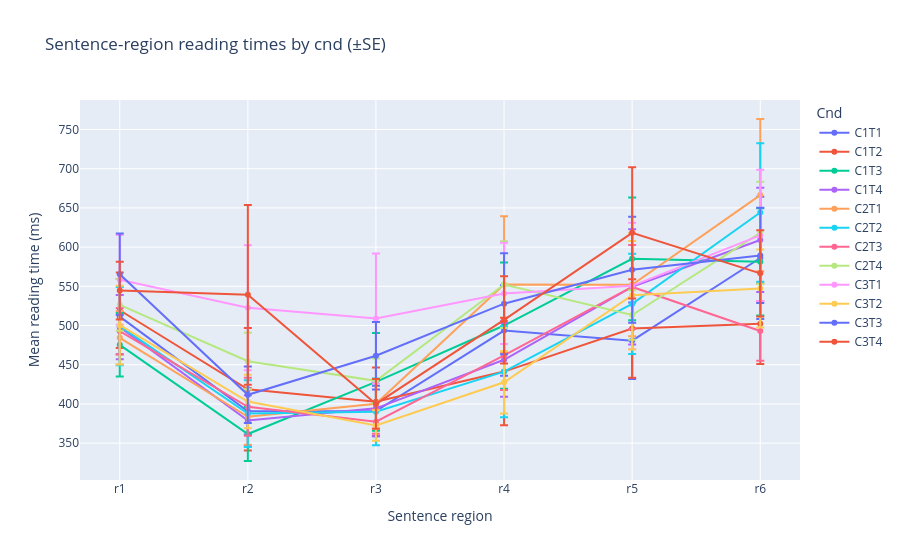
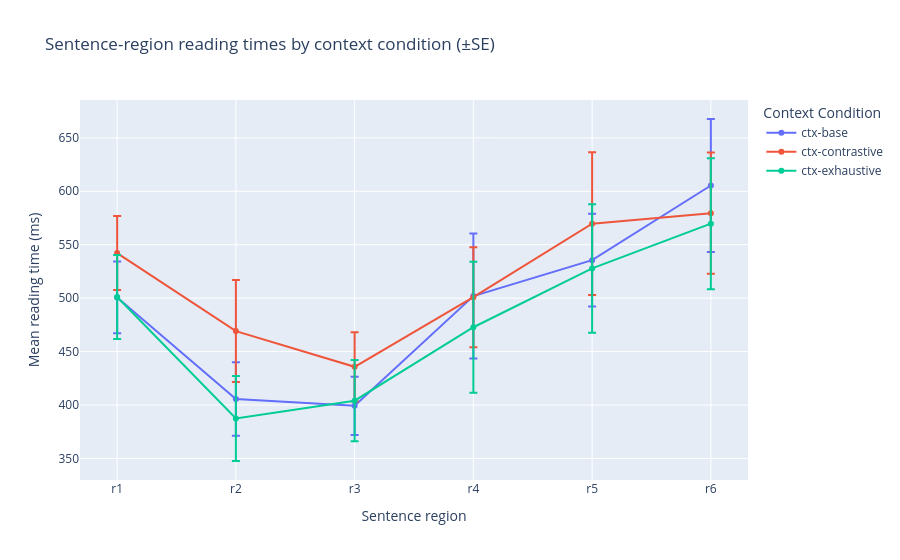
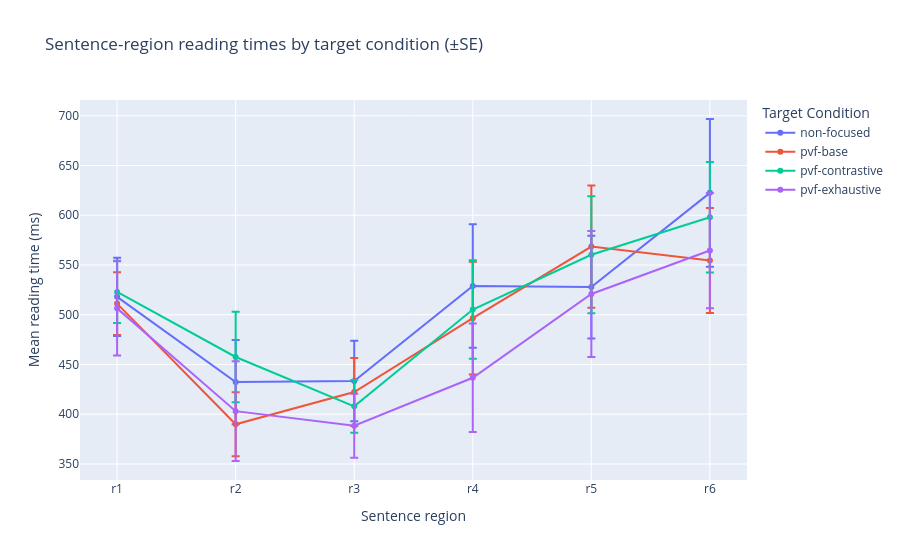
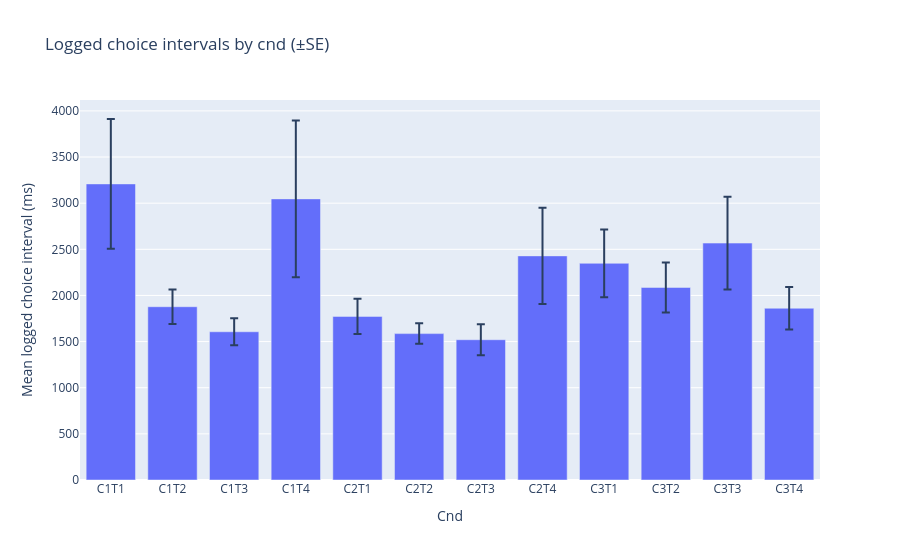

Notebook code for these charts, in order:
### Markdown cell above
### Reading-time and choice-interval plots
Each line shows the mean of per-submission means; the error bars default to SE across submissions. Set `ERROR_BAR = 'sd_ms'` to show SD instead. The choice measure is `interval_before_choice_ms`, the gap between the previous logged key and choice; it includes the 500 ms fixation and is not a true choice-image-onset reaction time.

### Code cell
import math
import plotly.express as px
import plotly.graph_objects as go
from plotly.subplots import make_subplots

ERROR_BAR = 'se_ms'  # Change to 'sd_ms' for standard-deviation bars.
condition_columns = ['cnd', 'context_condition', 'target_condition']
region_columns = [f'r{region}_ms' for region in range(1, 7)]
region_order = [f'r{region}' for region in range(1, 7)]

reading_long = plot_trials[
    ['session', 'participant', *condition_columns, *region_columns]
].melt(
    id_vars=['session', 'participant', *condition_columns],
    value_vars=region_columns,
    var_name='region', value_name='reading_time_ms'
).dropna(subset=['reading_time_ms'])
reading_long['region'] = reading_long['region'].str.replace('_ms', '', regex=False)

def summarize_across_submissions(data, group_columns, measure):
    per_submission = (
        data.groupby(['session', 'participant', *group_columns], dropna=False, observed=True)[measure]
        .mean().rename('submission_mean_ms').reset_index()
    )
    summary = (
        per_submission.groupby(group_columns, dropna=False, observed=True)
        .agg(mean_ms=('submission_mean_ms', 'mean'),
             sd_ms=('submission_mean_ms', 'std'),
             n_submissions=('session', 'nunique'))
        .reset_index()
    )
    summary['se_ms'] = summary['sd_ms'] / summary['n_submissions'].pow(0.5)
    return summary

if ERROR_BAR not in {'sd_ms', 'se_ms'}:
    raise ValueError("ERROR_BAR must be either 'sd_ms' or 'se_ms'")

reading_summaries = {}
for condition in condition_columns:
    summary = summarize_across_submissions(
        reading_long, [condition, 'region'], 'reading_time_ms'
    )
    reading_summaries[condition] = summary
    figure = px.line(
        summary, x='region', y='mean_ms', color=condition, markers=True,
        error_y=ERROR_BAR, category_orders={'region': region_order},
        hover_data={'sd_ms': ':.1f', 'se_ms': ':.1f', 'n_submissions': True},
        labels={'region': 'Sentence region', 'mean_ms': 'Mean reading time (ms)',
                condition: condition.replace('_', ' ').title()},
        title=f'Sentence-region reading times by {condition.replace("_", " ")} (±{ERROR_BAR[:2].upper()})'
    )
    figure.update_layout(hovermode='x unified')
    figure.show()

choice_summaries = {}
for condition in condition_columns:
    summary = summarize_across_submissions(
        plot_trials.dropna(subset=['choice_rt_ms']), [condition], 'choice_rt_ms'
    ).sort_values(condition, kind='stable')
    choice_summaries[condition] = summary
    figure = px.bar(
        summary, x=condition, y='mean_ms', error_y=ERROR_BAR,
        hover_data={'sd_ms': ':.1f', 'se_ms': ':.1f', 'n_submissions': True},
        labels={condition: condition.replace('_', ' ').title(),
                'mean_ms': 'Mean logged choice interval (ms)'},
        title=f'Logged choice intervals by {condition.replace("_", " ")} (±{ERROR_BAR[:2].upper()})'
    )
    figure.update_layout(hovermode='x unified')
    figure.show()

print('Reading-time and choice-interval summaries are available in reading_summaries and choice_summaries.')

### Figure 1 — Plotly figure (JSON) as saved in the notebook; plotly's stock layout.template omitted (floating-point values rounded to 4 significant figures)
{"data": [{"customdata": [[151.8, 48.0, 10.0], [93.45, 29.55, 10.0], [101.8, 32.18, 10.0], [182.5, 57.72, 10.0], [154.0, 48.7, 10.0], [246.6, 77.98, 10.0]], "error_y": {"array": [48.0, 29.55, 32.18, 57.72, 48.7, 77.98]}, "hovertemplate": "Cnd=C1T1<br>Sentence region=%{x}<br>Mean reading time (ms)=%{y}<br>sd_ms=%{customdata[0]:.1f}<br>se_ms=%{customdata[1]:.1f}<br>n_submissions=%{customdata[2]}<extra></extra>", "legendgroup": "C1T1", "line": {"color": "#636efa", "dash": "solid"}, "marker": {"symbol": "circle"}, "mode": "lines+markers", "name": "C1T1", "orientation": "v", "showlegend": true, "type": "scatter", "x": ["r1", "r2", "r3", "r4", "r5", "r6"], "xaxis": "x", "y": [511.4, 390.6, 390.9, 493.6, 480.6, 586.1], "yaxis": "y"}, {"customdata": [[152.4, 48.18, 10.0], [247.0, 78.12, 10.0], [138.2, 43.69, 10.0], [216.9, 68.58, 10.0], [198.6, 62.81, 10.0], [162.5, 51.4, 10.0]], "error_y": {"array": [48.18, 78.12, 43.69, 68.58, 62.81, 51.4]}, "hovertemplate": "Cnd=C1T2<br>Sentence region=%{x}<br>Mean reading time (ms)=%{y}<br>sd_ms=%{customdata[0]:.1f}<br>se_ms=%{customdata[1]:.1f}<br>n_submissions=%{customdata[2]}<extra></extra>", "legendgroup": "C1T2", "line": {"color": "#EF553B", "dash": "solid"}, "marker": {"symbol": "circle"}, "mode": "lines+markers", "name": "C1T2", "orientation": "v", "showlegend": true, "type": "scatter", "x": ["r1", "r2", "r3", "r4", "r5", "r6"], "xaxis": "x", "y": [519.5, 418.6, 402.8, 441.2, 496.3, 502.3], "yaxis": "y"}, {"customdata": [[128.2, 40.54, 10.0], [108.9, 34.43, 10.0], [197.0, 62.31, 10.0], [254.5, 80.48, 10.0], [247.5, 78.28, 10.0], [216.3, 68.4, 10.0]], "error_y": {"array": [40.54, 34.43, 62.31, 80.48, 78.28, 68.4]}, "hovertemplate": "Cnd=C1T3<br>Sentence region=%{x}<br>Mean reading time (ms)=%{y}<br>sd_ms=%{customdata[0]:.1f}<br>se_ms=%{customdata[1]:.1f}<br>n_submissions=%{customdata[2]}<extra></extra>", "legendgroup": "C1T3", "line": {"color": "#00cc96", "dash": "solid"}, "marker": {"symbol": "circle"}, "mode": "lines+markers", "name": "C1T3", "orientation": "v", "showlegend": true, "type": "scatter", "x": ["r1", "r2", "r3", "r4", "r5", "r6"], "xaxis": "x", "y": [475.4, 361.6, 428.1, 500.0, 585.1, 581.2], "yaxis": "y"}, {"customdata": [[129.8, 41.05, 10.0], [102.1, 32.28, 10.0], [112.7, 35.63, 10.0], [148.8, 47.05, 10.0], [232.1, 73.39, 10.0], [210.2, 66.48, 10.0]], "error_y": {"array": [41.05, 32.28, 35.63, 47.05, 73.39, 66.48]}, "hovertemplate": "Cnd=C1T4<br>Sentence region=%{x}<br>Mean reading time (ms)=%{y}<br>sd_ms=%{customdata[0]:.1f}<br>se_ms=%{customdata[1]:.1f}<br>n_submissions=%{customdata[2]}<extra></extra>", "legendgroup": "C1T4", "line": {"color": "#ab63fa", "dash": "solid"}, "marker": {"symbol": "circle"}, "mode": "lines+markers", "name": "C1T4", "orientation": "v", "showlegend": true, "type": "scatter", "x": ["r1", "r2", "r3", "r4", "r5", "r6"], "xaxis": "x", "y": [497.9, 378.9, 394.4, 456.3, 549.2, 609.1], "yaxis": "y"}, {"customdata": [[108.0, 34.15, 10.0], [113.0, 35.72, 10.0], [100.3, 31.71, 10.0], [275.2, 87.03, 10.0], [208.1, 65.79, 10.0], [306.9, 97.04, 10.0]], "error_y": {"array": [34.15, 35.72, 31.71, 87.03, 65.79, 97.04]}, "hovertemplate": "Cnd=C2T1<br>Sentence region=%{x}<br>Mean reading time (ms)=%{y}<br>sd_ms=%{customdata[0]:.1f}<br>se_ms=%{customdata[1]:.1f}<br>n_submissions=%{customdata[2]}<extra></extra>", "legendgroup": "C2T1", "line": {"color": "#FFA15A", "dash": "solid"}, "marker": {"symbol": "circle"}, "mode": "lines+markers", "name": "C2T1", "orientation": "v", "showlegend": true, "type": "scatter", "x": ["r1", "r2", "r3", "r4", "r5", "r6"], "xaxis": "x", "y": [484.3, 383.6, 400.3, 552.4, 552.0, 666.4], "yaxis": "y"}, {"customdata": [[157.3, 49.76, 10.0], [134.4, 42.52, 10.0], [134.6, 42.56, 10.0], [183.6, 58.07, 10.0], [202.1, 63.91, 10.0], [279.2, 88.29, 10.0]], "error_y": {"array": [49.76, 42.52, 42.56, 58.07, 63.91, 88.29]}, "hovertemplate": "Cnd=C2T2<br>Sentence region=%{x}<br>Mean reading time (ms)=%{y}<br>sd_ms=%{customdata[0]:.1f}<br>se_ms=%{customdata[1]:.1f}<br>n_submissions=%{customdata[2]}<extra></extra>", "legendgroup": "C2T2", "line": {"color": "#19d3f3", "dash": "solid"}, "marker": {"symbol": "circle"}, "mode": "lines+markers", "name": "C2T2", "orientation": "v", "showlegend": true, "type": "scatter", "x": ["r1", "r2", "r3", "r4", "r5", "r6"], "xaxis": "x", "y": [499.2, 387.6, 390.0, 441.1, 527.6, 644.1], "yaxis": "y"}, {"customdata": [[93.74, 29.64, 10.0], [116.6, 36.86, 10.0], [48.74, 15.41, 10.0], [139.1, 43.99, 10.0], [169.4, 53.56, 10.0], [120.2, 38.02, 10.0]], "error_y": {"array": [29.64, 36.86, 15.41, 43.99, 53.56, 38.02]}, "hovertemplate": "Cnd=C2T3<br>Sentence region=%{x}<br>Mean reading time (ms)=%{y}<br>sd_ms=%{customdata[0]:.1f}<br>se_ms=%{customdata[1]:.1f}<br>n_submissions=%{customdata[2]}<extra></extra>", "legendgroup": "C2T3", "line": {"color": "#FF6692", "dash": "solid"}, "marker": {"symbol": "circle"}, "mode": "lines+markers", "name": "C2T3", "orientation": "v", "showlegend": true, "type": "scatter", "x": ["r1", "r2", "r3", "r4", "r5", "r6"], "xaxis": "x", "y": [492.8, 396.4, 377.4, 461.9, 549.2, 492.9], "yaxis": "y"}, {"customdata": [[104.5, 33.05, 10.0], [114.4, 36.16, 10.0], [89.7, 28.37, 10.0], [175.1, 55.38, 10.0], [100.0, 31.62, 10.0], [205.8, 65.09, 10.0]], "error_y": {"array": [33.05, 36.16, 28.37, 55.38, 31.62, 65.09]}, "hovertemplate": "Cnd=C2T4<br>Sentence region=%{x}<br>Mean reading time (ms)=%{y}<br>sd_ms=%{customdata[0]:.1f}<br>se_ms=%{customdata[1]:.1f}<br>n_submissions=%{customdata[2]}<extra></extra>", "legendgroup": "C2T4", "line": {"color": "#B6E880", "dash": "solid"}, "marker": {"symbol": "circle"}, "mode": "lines+markers", "name": "C2T4", "orientation": "v", "showlegend": true, "type": "scatter", "x": ["r1", "r2", "r3", "r4", "r5", "r6"], "xaxis": "x", "y": [526.4, 454.5, 429.4, 552.2, 513.4, 618.2], "yaxis": "y"}, {"customdata": [[181.0, 57.23, 10.0], [252.1, 79.73, 10.0], [262.3, 82.95, 10.0], [204.4, 64.64, 10.0], [254.6, 80.51, 10.0], [265.0, 83.8, 10.0]], "error_y": {"array": [57.23, 79.73, 82.95, 64.64, 80.51, 83.8]}, "hovertemplate": "Cnd=C3T1<br>Sentence region=%{x}<br>Mean reading time (ms)=%{y}<br>sd_ms=%{customdata[0]:.1f}<br>se_ms=%{customdata[1]:.1f}<br>n_submissions=%{customdata[2]}<extra></extra>", "legendgroup": "C3T1", "line": {"color": "#FF97FF", "dash": "solid"}, "marker": {"symbol": "circle"}, "mode": "lines+markers", "name": "C3T1", "orientation": "v", "showlegend": true, "type": "scatter", "x": ["r1", "r2", "r3", "r4", "r5", "r6"], "xaxis": "x", "y": [558.4, 522.8, 508.9, 541.0, 550.6, 615.0], "yaxis": "y"}, {"customdata": [[158.6, 50.14, 10.0], [107.8, 34.1, 10.0], [61.14, 19.34, 10.0], [126.3, 39.95, 10.0], [218.8, 69.18, 10.0], [157.0, 49.65, 10.0]], "error_y": {"array": [50.14, 34.1, 19.34, 39.95, 69.18, 49.65]}, "hovertemplate": "Cnd=C3T2<br>Sentence region=%{x}<br>Mean reading time (ms)=%{y}<br>sd_ms=%{customdata[0]:.1f}<br>se_ms=%{customdata[1]:.1f}<br>n_submissions=%{customdata[2]}<extra></extra>", "legendgroup": "C3T2", "line": {"color": "#FECB52", "dash": "solid"}, "marker": {"symbol": "circle"}, "mode": "lines+markers", "name": "C3T2", "orientation": "v", "showlegend": true, "type": "scatter", "x": ["r1", "r2", "r3", "r4", "r5", "r6"], "xaxis": "x", "y": [500.4, 403.0, 372.5, 427.6, 538.6, 547.2], "yaxis": "y"}, {"customdata": [[164.5, 52.01, 10.0], [113.7, 35.96, 10.0], [136.2, 43.07, 10.0], [203.5, 64.35, 10.0], [213.4, 67.48, 10.0], [191.8, 60.64, 10.0]], "error_y": {"array": [52.01, 35.96, 43.07, 64.35, 67.48, 60.64]}, "hovertemplate": "Cnd=C3T3<br>Sentence region=%{x}<br>Mean reading time (ms)=%{y}<br>sd_ms=%{customdata[0]:.1f}<br>se_ms=%{customdata[1]:.1f}<br>n_submissions=%{customdata[2]}<extra></extra>", "legendgroup": "C3T3", "line": {"color": "#636efa", "dash": "solid"}, "marker": {"symbol": "circle"}, "mode": "lines+markers", "name": "C3T3", "orientation": "v", "showlegend": true, "type": "scatter", "x": ["r1", "r2", "r3", "r4", "r5", "r6"], "xaxis": "x", "y": [565.4, 411.6, 461.4, 527.9, 571.1, 589.5], "yaxis": "y"}, {"customdata": [[116.3, 36.78, 10.0], [362.5, 114.6, 10.0], [100.0, 31.64, 10.0], [175.8, 55.59, 10.0], [264.5, 83.63, 10.0], [173.9, 55.0, 10.0]], "error_y": {"array": [36.78, 114.6, 31.64, 55.59, 83.63, 55.0]}, "hovertemplate": "Cnd=C3T4<br>Sentence region=%{x}<br>Mean reading time (ms)=%{y}<br>sd_ms=%{customdata[0]:.1f}<br>se_ms=%{customdata[1]:.1f}<br>n_submissions=%{customdata[2]}<extra></extra>", "legendgroup": "C3T4", "line": {"color": "#EF553B", "dash": "solid"}, "marker": {"symbol": "circle"}, "mode": "lines+markers", "name": "C3T4", "orientation": "v", "showlegend": true, "type": "scatter", "x": ["r1", "r2", "r3", "r4", "r5", "r6"], "xaxis": "x", "y": [544.5, 539.2, 400.1, 507.1, 618.2, 566.5], "yaxis": "y"}], "layout": {"hovermode": "x unified", "legend": {"title": {"text": "Cnd"}, "tracegroupgap": 0}, "title": {"text": "Sentence-region reading times by cnd (±SE)"}, "xaxis": {"anchor": "y", "categoryarray": ["r1", "r2", "r3", "r4", "r5", "r6"], "categoryorder": "array", "domain": [0, 1], "title": {"text": "Sentence region"}}, "yaxis": {"anchor": "x", "domain": [0, 1], "title": {"text": "Mean reading time (ms)"}}}}

### Figure 2 — Plotly figure (JSON) as saved in the notebook; plotly's stock layout.template omitted (floating-point values rounded to 4 significant figures)
{"data": [{"customdata": [[106.2, 33.57, 10.0], [108.7, 34.38, 10.0], [86.08, 27.22, 10.0], [185.0, 58.5, 10.0], [137.3, 43.41, 10.0], [196.8, 62.24, 10.0]], "error_y": {"array": [33.57, 34.38, 27.22, 58.5, 43.41, 62.24]}, "hovertemplate": "Context Condition=ctx-base<br>Sentence region=%{x}<br>Mean reading time (ms)=%{y}<br>sd_ms=%{customdata[0]:.1f}<br>se_ms=%{customdata[1]:.1f}<br>n_submissions=%{customdata[2]}<extra></extra>", "legendgroup": "ctx-base", "line": {"color": "#636efa", "dash": "solid"}, "marker": {"symbol": "circle"}, "mode": "lines+markers", "name": "ctx-base", "orientation": "v", "showlegend": true, "type": "scatter", "x": ["r1", "r2", "r3", "r4", "r5", "r6"], "xaxis": "x", "y": [500.7, 405.5, 399.3, 501.9, 535.5, 605.4], "yaxis": "y"}, {"customdata": [[109.6, 34.66, 10.0], [150.9, 47.72, 10.0], [102.5, 32.41, 10.0], [147.8, 46.73, 10.0], [211.2, 66.79, 10.0], [179.6, 56.78, 10.0]], "error_y": {"array": [34.66, 47.72, 32.41, 46.73, 66.79, 56.78]}, "hovertemplate": "Context Condition=ctx-contrastive<br>Sentence region=%{x}<br>Mean reading time (ms)=%{y}<br>sd_ms=%{customdata[0]:.1f}<br>se_ms=%{customdata[1]:.1f}<br>n_submissions=%{customdata[2]}<extra></extra>", "legendgroup": "ctx-contrastive", "line": {"color": "#EF553B", "dash": "solid"}, "marker": {"symbol": "circle"}, "mode": "lines+markers", "name": "ctx-contrastive", "orientation": "v", "showlegend": true, "type": "scatter", "x": ["r1", "r2", "r3", "r4", "r5", "r6"], "xaxis": "x", "y": [542.2, 469.2, 435.7, 500.9, 569.7, 579.5], "yaxis": "y"}, {"customdata": [[124.4, 39.33, 10.0], [125.9, 39.81, 10.0], [120.3, 38.03, 10.0], [193.8, 61.29, 10.0], [190.1, 60.12, 10.0], [193.8, 61.29, 10.0]], "error_y": {"array": [39.33, 39.81, 38.03, 61.29, 60.12, 61.29]}, "hovertemplate": "Context Condition=ctx-exhaustive<br>Sentence region=%{x}<br>Mean reading time (ms)=%{y}<br>sd_ms=%{customdata[0]:.1f}<br>se_ms=%{customdata[1]:.1f}<br>n_submissions=%{customdata[2]}<extra></extra>", "legendgroup": "ctx-exhaustive", "line": {"color": "#00cc96", "dash": "solid"}, "marker": {"symbol": "circle"}, "mode": "lines+markers", "name": "ctx-exhaustive", "orientation": "v", "showlegend": true, "type": "scatter", "x": ["r1", "r2", "r3", "r4", "r5", "r6"], "xaxis": "x", "y": [501.1, 387.4, 404.1, 472.8, 527.8, 569.7], "yaxis": "y"}], "layout": {"hovermode": "x unified", "legend": {"title": {"text": "Context Condition"}, "tracegroupgap": 0}, "title": {"text": "Sentence-region reading times by context condition (±SE)"}, "xaxis": {"anchor": "y", "categoryarray": ["r1", "r2", "r3", "r4", "r5", "r6"], "categoryorder": "array", "domain": [0, 1], "title": {"text": "Sentence region"}}, "yaxis": {"anchor": "x", "domain": [0, 1], "title": {"text": "Mean reading time (ms)"}}}}

### Figure 3 — Plotly figure (JSON) as saved in the notebook; plotly's stock layout.template omitted (floating-point values rounded to 4 significant figures)
{"data": [{"customdata": [[124.3, 39.3, 10.0], [134.0, 42.36, 10.0], [128.0, 40.49, 10.0], [196.3, 62.06, 10.0], [163.1, 51.59, 10.0], [234.8, 74.24, 10.0]], "error_y": {"array": [39.3, 42.36, 40.49, 62.06, 51.59, 74.24]}, "hovertemplate": "Target Condition=non-focused<br>Sentence region=%{x}<br>Mean reading time (ms)=%{y}<br>sd_ms=%{customdata[0]:.1f}<br>se_ms=%{customdata[1]:.1f}<br>n_submissions=%{customdata[2]}<extra></extra>", "legendgroup": "non-focused", "line": {"color": "#636efa", "dash": "solid"}, "marker": {"symbol": "circle"}, "mode": "lines+markers", "name": "non-focused", "orientation": "v", "showlegend": true, "type": "scatter", "x": ["r1", "r2", "r3", "r4", "r5", "r6"], "xaxis": "x", "y": [518.0, 432.3, 433.4, 529.0, 527.8, 622.5], "yaxis": "y"}, {"customdata": [[99.6, 31.5, 10.0], [101.8, 32.2, 10.0], [108.3, 34.24, 10.0], [179.5, 56.76, 10.0], [194.6, 61.54, 10.0], [167.1, 52.83, 10.0]], "error_y": {"array": [31.5, 32.2, 34.24, 56.76, 61.54, 52.83]}, "hovertemplate": "Target Condition=pvf-base<br>Sentence region=%{x}<br>Mean reading time (ms)=%{y}<br>sd_ms=%{customdata[0]:.1f}<br>se_ms=%{customdata[1]:.1f}<br>n_submissions=%{customdata[2]}<extra></extra>", "legendgroup": "pvf-base", "line": {"color": "#EF553B", "dash": "solid"}, "marker": {"symbol": "circle"}, "mode": "lines+markers", "name": "pvf-base", "orientation": "v", "showlegend": true, "type": "scatter", "x": ["r1", "r2", "r3", "r4", "r5", "r6"], "xaxis": "x", "y": [511.2, 389.9, 422.3, 496.6, 568.5, 554.5], "yaxis": "y"}, {"customdata": [[99.12, 31.35, 10.0], [143.8, 45.48, 10.0], [83.81, 26.5, 10.0], [156.6, 49.51, 10.0], [185.7, 58.73, 10.0], [175.5, 55.5, 10.0]], "error_y": {"array": [31.35, 45.48, 26.5, 49.51, 58.73, 55.5]}, "hovertemplate": "Target Condition=pvf-contrastive<br>Sentence region=%{x}<br>Mean reading time (ms)=%{y}<br>sd_ms=%{customdata[0]:.1f}<br>se_ms=%{customdata[1]:.1f}<br>n_submissions=%{customdata[2]}<extra></extra>", "legendgroup": "pvf-contrastive", "line": {"color": "#00cc96", "dash": "solid"}, "marker": {"symbol": "circle"}, "mode": "lines+markers", "name": "pvf-contrastive", "orientation": "v", "showlegend": true, "type": "scatter", "x": ["r1", "r2", "r3", "r4", "r5", "r6"], "xaxis": "x", "y": [523.0, 457.5, 408.0, 505.2, 560.3, 598.0], "yaxis": "y"}, {"customdata": [[149.9, 47.4, 10.0], [158.4, 50.09, 10.0], [101.7, 32.15, 10.0], [172.5, 54.55, 10.0], [200.3, 63.34, 10.0], [183.2, 57.92, 10.0]], "error_y": {"array": [47.4, 50.09, 32.15, 54.55, 63.34, 57.92]}, "hovertemplate": "Target Condition=pvf-exhaustive<br>Sentence region=%{x}<br>Mean reading time (ms)=%{y}<br>sd_ms=%{customdata[0]:.1f}<br>se_ms=%{customdata[1]:.1f}<br>n_submissions=%{customdata[2]}<extra></extra>", "legendgroup": "pvf-exhaustive", "line": {"color": "#ab63fa", "dash": "solid"}, "marker": {"symbol": "circle"}, "mode": "lines+markers", "name": "pvf-exhaustive", "orientation": "v", "showlegend": true, "type": "scatter", "x": ["r1", "r2", "r3", "r4", "r5", "r6"], "xaxis": "x", "y": [506.4, 403.1, 388.4, 436.7, 520.9, 564.5], "yaxis": "y"}], "layout": {"hovermode": "x unified", "legend": {"title": {"text": "Target Condition"}, "tracegroupgap": 0}, "title": {"text": "Sentence-region reading times by target condition (±SE)"}, "xaxis": {"anchor": "y", "categoryarray": ["r1", "r2", "r3", "r4", "r5", "r6"], "categoryorder": "array", "domain": [0, 1], "title": {"text": "Sentence region"}}, "yaxis": {"anchor": "x", "domain": [0, 1], "title": {"text": "Mean reading time (ms)"}}}}

### Figure 4 — Plotly figure (JSON) as saved in the notebook; plotly's stock layout.template omitted (floating-point values rounded to 4 significant figures)
{"data": [{"customdata": [[2224.0, 703.4, 10.0], [594.1, 187.9, 10.0], [461.4, 145.9, 10.0], [2686.0, 849.3, 10.0], [605.2, 191.4, 10.0], [350.8, 110.9, 10.0], [529.7, 167.5, 10.0], [1649.0, 521.3, 10.0], [1160.0, 366.7, 10.0], [857.0, 271.0, 10.0], [1592.0, 503.5, 10.0], [731.1, 231.2, 10.0]], "error_y": {"array": [703.4, 187.9, 145.9, 849.3, 191.4, 110.9, 167.5, 521.3, 366.7, 271.0, 503.5, 231.2]}, "hovertemplate": "Cnd=%{x}<br>Mean logged choice interval (ms)=%{y}<br>sd_ms=%{customdata[0]:.1f}<br>se_ms=%{customdata[1]:.1f}<br>n_submissions=%{customdata[2]}<extra></extra>", "legendgroup": "", "marker": {"color": "#636efa", "pattern": {"shape": ""}}, "name": "", "orientation": "v", "showlegend": false, "textposition": "auto", "type": "bar", "x": ["C1T1", "C1T2", "C1T3", "C1T4", "C2T1", "C2T2", "C2T3", "C2T4", "C3T1", "C3T2", "C3T3", "C3T4"], "xaxis": "x", "y": [3209.0, 1878.0, 1606.0, 3047.0, 1773.0, 1586.0, 1520.0, 2429.0, 2348.0, 2087.0, 2568.0, 1861.0], "yaxis": "y"}], "layout": {"barmode": "relative", "hovermode": "x unified", "legend": {"tracegroupgap": 0}, "title": {"text": "Logged choice intervals by cnd (±SE)"}, "xaxis": {"anchor": "y", "domain": [0, 1], "title": {"text": "Cnd"}}, "yaxis": {"anchor": "x", "domain": [0, 1], "title": {"text": "Mean logged choice interval (ms)"}}}}
